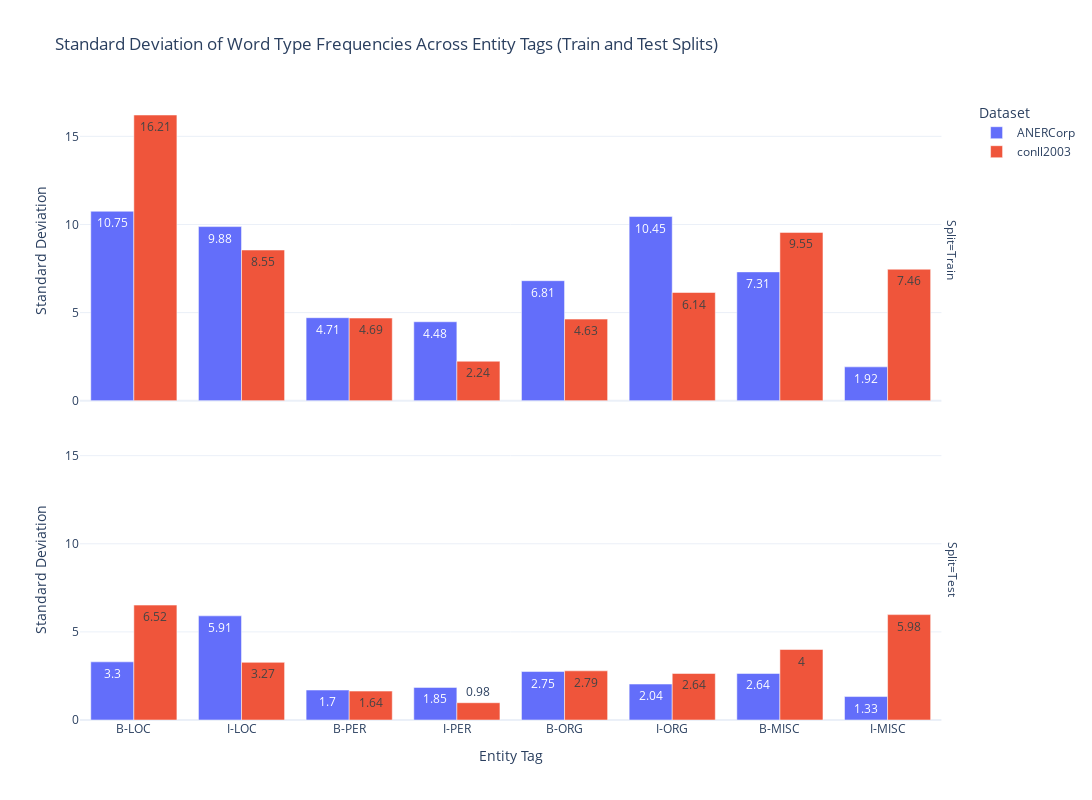

Notebook cell for this chart:
### Code cell
# Example Usage
# Assuming `corpora` is already loaded
datasets_of_interest = ['ANERCorp_CamelLab', 'conll2003']
tags_of_interest = ['B-LOC', 'I-LOC', 'B-PER', 'I-PER', 'B-ORG', 'I-ORG', 'B-MISC', 'I-MISC']


analyzer = EntityTagDistributionAnalyzer(corpora, datasets_of_interest, tags_of_interest)

# Calculate distributions for both training and testing splits
distributions = analyzer.calculate_distributions(['train', 'test'])

# Visualize the standard deviation across splits
analyzer.visualize_distributions(
    distributions,
    metric='Standard Deviation',
    title="Standard Deviation of Word Type Frequencies Across Entity Tags (Train and Test Splits)",
)

### Figure 1 — Plotly figure (JSON) as saved in the notebook; plotly's stock layout.template omitted (floating-point values rounded to 4 significant figures)
{"data": [{"alignmentgroup": "True", "hovertemplate": "Dataset=ANERCorp<br>Split=Train<br>Tag=%{x}<br>Standard Deviation=%{text}<extra></extra>", "legendgroup": "ANERCorp", "marker": {"color": "#636efa", "pattern": {"shape": ""}}, "name": "ANERCorp", "offsetgroup": "ANERCorp", "orientation": "v", "showlegend": true, "text": [10.75, 9.88, 4.71, 4.48, 6.81, 10.45, 7.31, 1.92], "textposition": "auto", "type": "bar", "x": ["B-LOC", "I-LOC", "B-PER", "I-PER", "B-ORG", "I-ORG", "B-MISC", "I-MISC"], "xaxis": "x2", "y": [10.75, 9.88, 4.71, 4.48, 6.81, 10.45, 7.31, 1.92], "yaxis": "y2"}, {"alignmentgroup": "True", "hovertemplate": "Dataset=ANERCorp<br>Split=Test<br>Tag=%{x}<br>Standard Deviation=%{text}<extra></extra>", "legendgroup": "ANERCorp", "marker": {"color": "#636efa", "pattern": {"shape": ""}}, "name": "ANERCorp", "offsetgroup": "ANERCorp", "orientation": "v", "showlegend": false, "text": [3.3, 5.91, 1.7, 1.85, 2.75, 2.04, 2.64, 1.33], "textposition": "auto", "type": "bar", "x": ["B-LOC", "I-LOC", "B-PER", "I-PER", "B-ORG", "I-ORG", "B-MISC", "I-MISC"], "xaxis": "x", "y": [3.3, 5.91, 1.7, 1.85, 2.75, 2.04, 2.64, 1.33], "yaxis": "y"}, {"alignmentgroup": "True", "hovertemplate": "Dataset=conll2003<br>Split=Train<br>Tag=%{x}<br>Standard Deviation=%{text}<extra></extra>", "legendgroup": "conll2003", "marker": {"color": "#EF553B", "pattern": {"shape": ""}}, "name": "conll2003", "offsetgroup": "conll2003", "orientation": "v", "showlegend": true, "text": [16.21, 8.55, 4.69, 2.24, 4.63, 6.14, 9.55, 7.46], "textposition": "auto", "type": "bar", "x": ["B-LOC", "I-LOC", "B-PER", "I-PER", "B-ORG", "I-ORG", "B-MISC", "I-MISC"], "xaxis": "x2", "y": [16.21, 8.55, 4.69, 2.24, 4.63, 6.14, 9.55, 7.46], "yaxis": "y2"}, {"alignmentgroup": "True", "hovertemplate": "Dataset=conll2003<br>Split=Test<br>Tag=%{x}<br>Standard Deviation=%{text}<extra></extra>", "legendgroup": "conll2003", "marker": {"color": "#EF553B", "pattern": {"shape": ""}}, "name": "conll2003", "offsetgroup": "conll2003", "orientation": "v", "showlegend": false, "text": [6.52, 3.27, 1.64, 0.98, 2.79, 2.64, 4, 5.98], "textposition": "auto", "type": "bar", "x": ["B-LOC", "I-LOC", "B-PER", "I-PER", "B-ORG", "I-ORG", "B-MISC", "I-MISC"], "xaxis": "x", "y": [6.52, 3.27, 1.64, 0.98, 2.79, 2.64, 4, 5.98], "yaxis": "y"}], "layout": {"annotations": [{"font": {}, "showarrow": false, "text": "Split=Test", "textangle": 90, "x": 0.98, "xanchor": "left", "xref": "paper", "y": 0.2425, "yanchor": "middle", "yref": "paper"}, {"font": {}, "showarrow": false, "text": "Split=Train", "textangle": 90, "x": 0.98, "xanchor": "left", "xref": "paper", "y": 0.7575, "yanchor": "middle", "yref": "paper"}], "barmode": "group", "height": 800, "legend": {"title": {"text": "Dataset"}, "tracegroupgap": 0}, "title": {"text": "Standard Deviation of Word Type Frequencies Across Entity Tags (Train and Test Splits)"}, "width": 1200, "xaxis": {"anchor": "y", "domain": [0, 0.98], "title": {"text": "Entity Tag"}}, "xaxis2": {"anchor": "y2", "domain": [0, 0.98], "matches": "x", "showticklabels": false}, "yaxis": {"anchor": "x", "domain": [0, 0.485], "title": {"text": "Standard Deviation"}}, "yaxis2": {"anchor": "x2", "domain": [0.515, 1], "matches": "y", "title": {"text": "Standard Deviation"}}}}
